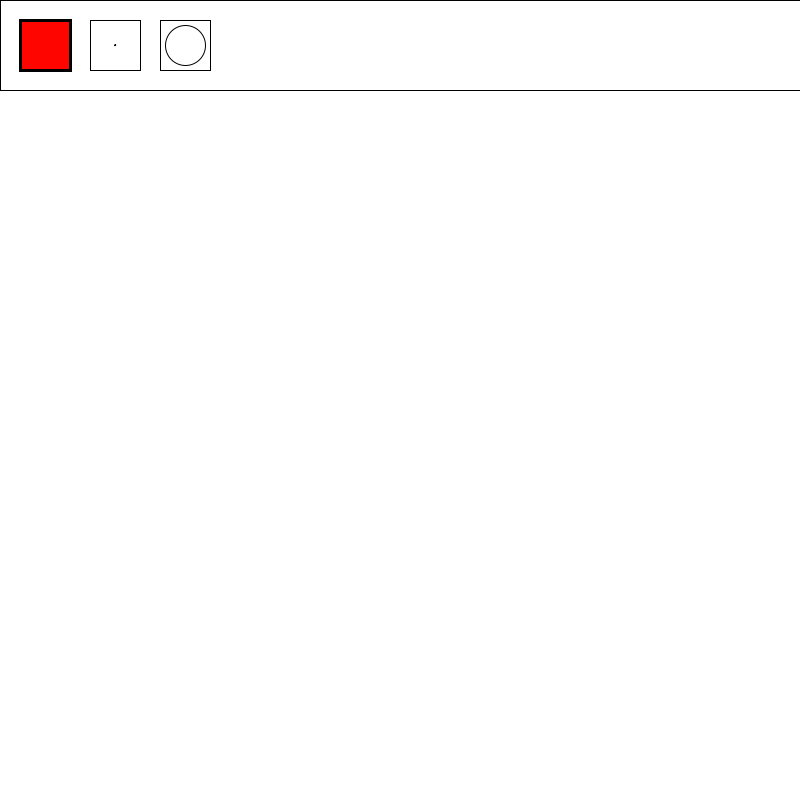
Frame 1 (no input)
Frame 60 (the mouse pressed at the canvas centre just before this capture): identical to frame 1, image omitted
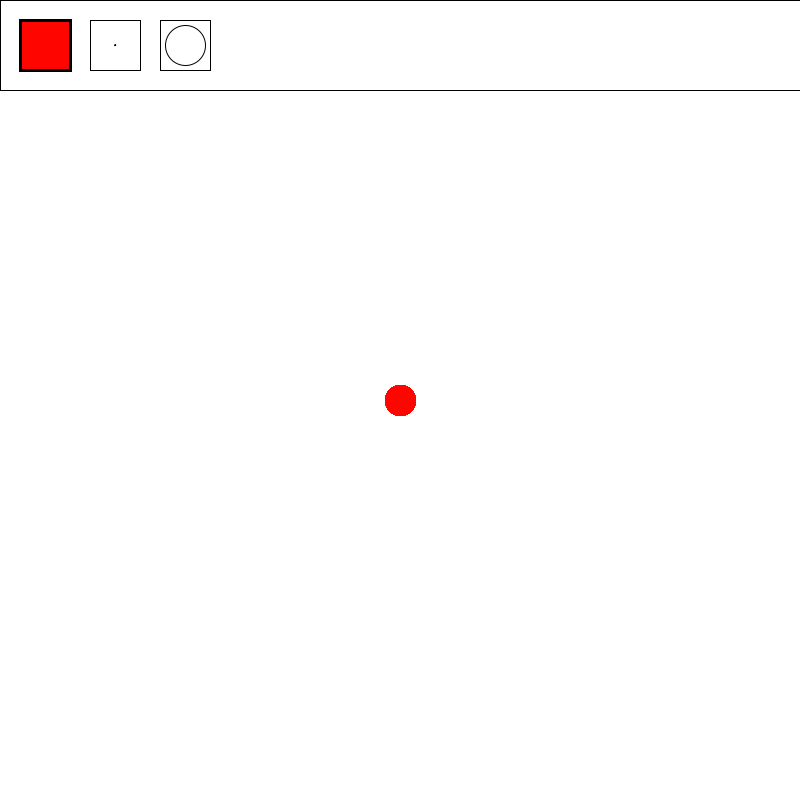
Frame 120 (the mouse held since frame 60 and released just before this capture)

The Processing sketch that drew these frames (run headless with seeded random() and noise(); from frame 60 on, the mouse is pressed at the canvas centre):

// Processing sketch: processing_72806
// ── processing_72806.pde


/************************************************************
 *                                                          *
 *                Bleeding Drawing Program                  *
 *                Created by Colin WIllson                  *
 *                      -Homework #3                        *
 *                                                          *
 ************************************************************/

int colorIndex = 1;
int sizeIndex = 1;
int bleedDistance = 1;
int bleedDelay = 1;
int delayCount = 1;
int bleedTime = 30;
boolean eraser = false;
float erPosX = 0;
float erPosY = 0;
float prevPosX = 0;
float prevPosY = 0;



//Array for holding line history
  //Technique referenced from http://processing.org/learning/2darray/
int[][] lineHistory = new int[51][8];

int historyIndex = 1;


void setup() {

  size(800, 800);
  background(255);
  colorMode(HSB, 255, 255, 255, 100);
  smooth();
}

void draw() {
  //Size Changer
  strokeWeight(1);
  stroke(0, 0, 0);



  fill(255);
  rect(0, 0, 800, 90);
  fill(colorIndex, 255, 255);

  if (eraser == false) {
    strokeWeight(3);
  }
  else {
    strokeWeight(1);
  }

  rect(20, 20, 50, 50);
  strokeWeight(1);
  fill(255);
  rect(90, 20, 50, 50);
  fill(255);

  if (eraser == true) {
    strokeWeight(3);
  }
  else {
    strokeWeight(1);
  }
  rect(160, 20, 50, 50);

  strokeWeight(1);
  fill(0, 0, 255);
  ellipse(185, 45, 40, 40);


  // noStroke();
  fill(0, 0, 0);
  ellipse(115, 45, sizeIndex, sizeIndex);
  //Color Changer


  strokeWeight(sizeIndex);


  if (mousePressed && mouseY > 90 && pmouseY > 90) { 


    if (eraser == true) { 

      strokeWeight(20);

      stroke(0, 0, 255);


      erPosX = mouseX + random(-15, 15);
      erPosY = mouseY + random(-15, 15);

      line(prevPosX, prevPosY, erPosX, erPosY);

      prevPosX = erPosX;
      prevPosY = erPosY;
    }
    else {

      stroke(colorIndex, 255, 255);
      println("C");
      line(pmouseX, pmouseY, mouseX, mouseY);

      lineHistory[historyIndex][1] = mouseX;
      lineHistory[historyIndex][2] = mouseY;
      lineHistory[historyIndex][3] = pmouseX;
      lineHistory[historyIndex][4] = pmouseY;
      lineHistory[historyIndex][5] = colorIndex;
      lineHistory[historyIndex][6] = sizeIndex;
      lineHistory[historyIndex][7] = bleedTime;    

      if (historyIndex == 50) {

        historyIndex = 1;
      }
      else {

        historyIndex ++;
      }
    }
  }
  else {

    prevPosX = mouseX;
    prevPosY = mouseY;
  }

  if (delayCount >= bleedDelay) {
    lineBleed();
    delayCount = 1;
  }
  else {

    delayCount++;
  }
}



void mousePressed() {

  if (mouseY <= 70) {
    //Changes color
    if (mouseX > 20 && mouseX < 70 && mouseY > 20 && mouseY < 70) {
      if (eraser == false) {
        println("A");

        if (colorIndex >= 255) {

          colorIndex = 0;
        }
        else {

          colorIndex +=20;
        }
      }

      eraser = false;
    }//Change size of brush
    else if (mouseX > 90 && mouseX < 140 && mouseY > 20 && mouseY < 70) {

      println("B");
      if (sizeIndex >= 30) {

        sizeIndex = 1;
      }
      else {

        sizeIndex += 2;
      }
    }
    else if (mouseX > 160 && mouseX < 210 && mouseY > 20 && mouseY < 70) {

      eraser = true;
    }
  }
}

//Controls the ink bleed effect
void lineBleed() {

  int rotationIndex = historyIndex + 1;

  if (rotationIndex > 50) {

    rotationIndex = 1;
  }

  for (int x = 1; x <= 50; x++) {



    if (lineHistory[rotationIndex][7] > 0) { 

      //draws the expanding lines
      lineHistory[rotationIndex][6] += bleedDistance;  
      strokeWeight(lineHistory[rotationIndex][6]);
      stroke(lineHistory[rotationIndex][5], 255, 255);
      line(lineHistory[rotationIndex][1], lineHistory[rotationIndex][2], lineHistory[rotationIndex][3], lineHistory[rotationIndex][4]);
      //Keeps track of ammount of bleed (or the ammount of times the line segment strokeWeight is increased)
      lineHistory[rotationIndex][7]--;
      
    }

    if (rotationIndex == 50) {

      rotationIndex = 1;
    }
    else {

      rotationIndex++;
    }
  }
}
